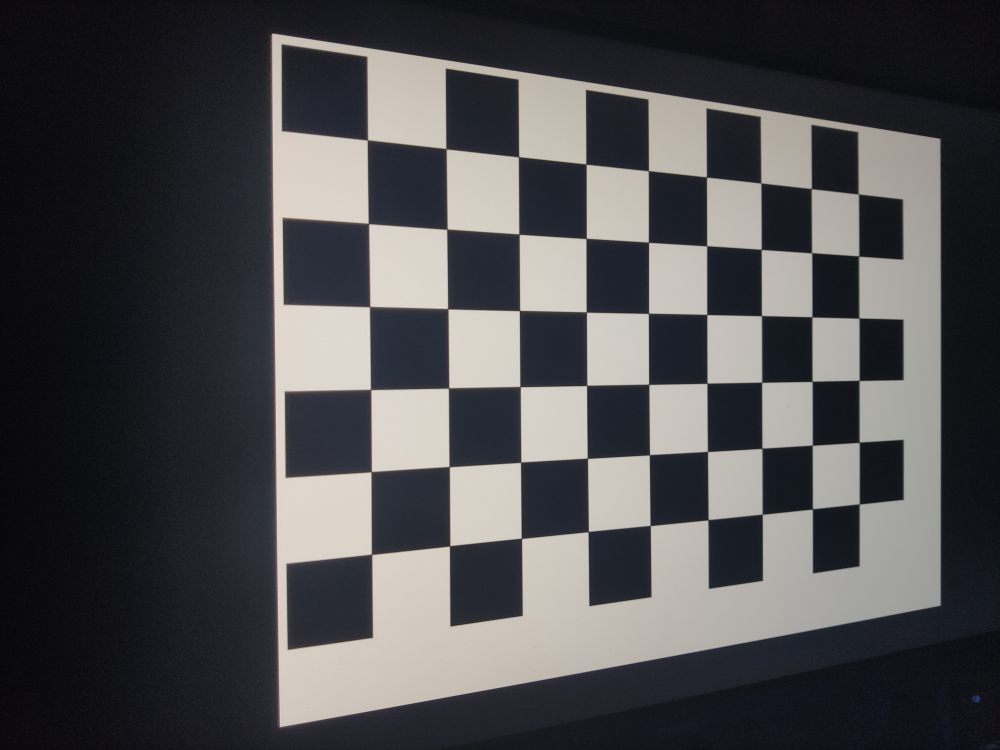
#> input picture lab1/input/chessboard/12MP/IMG_20211015_232742.jpg, 4000 x 3000 px, given in place of 15cm_12MP.jpg, which was not available (shown at 1/4 size)
$ python main.py
#> lines starting #> are read from the running program, lines starting #| are printed output that depends on the picture; pictures that were not available may be replaced by others from this repository, and a replacement may not be noted
import cv2
import matplotlib.pyplot as plt
import numpy as np
import scipy.signal as s
import math
import os

os.system('cls')
# 0. Параметры:
IMG_FILE = os.getcwd().replace('\\', '/') + "/lab1/input/var16/15cm_12MP.jpg"
PIXEL_SIZE_MM = 2 * 0.8 * 10 ** -3
DISTANSE_MM = 150
FOCUS_MM = 4.94
LowPassCore = np.array(
    [
        [1, 1, 1, 1, 1],
        [1, 2, 2, 2, 1],
        [1, 2, 3, 2, 1],
        [1, 2, 2, 2, 1],
        [1, 1, 1, 1, 1]
    ]
)/35
HighPassCore = np.array(
    [
        [-1, -1, -1],
        [-1, 9, -1],
        [-1, -1, -1]
    ]
)

# 1. Считываем файл:
imgi = np.uint8(cv2.imread(IMG_FILE, cv2.IMREAD_GRAYSCALE))
#> imgi: shape (3000, 4000); min 0, max 250, mean 77.5

# 2. Отображаем файл:
fig = plt.figure(-1)
plt.imshow(imgi, cmap='gray', vmin=np.min(0), vmax=np.max(imgi))
plt.draw()
plt.show(block=False)
fig.canvas.draw()
fig.canvas.flush_events()

# lowPassFiltered = np.array(s.convolve2d(imgi, np.flip(
#     LowPassCore), mode='same', boundary='wrap'))
# filtered = np.array(s.convolve2d(lowPassFiltered, np.flip(
#     HighPassCore), mode='same', boundary='wrap'))

# 3. Формируем ядра свертки для поиска углов:
hsize = 7
h = np.array([[1] * hsize] * hsize)
hsize_half = int(np.floor(hsize/2))

tmp = h.copy()
tmp[0:hsize_half+1, hsize_half:] = -1
# tmp[tmp < 0] = -int(abs((255 - np.sum(tmp[tmp > 0]))/np.sum(tmp[tmp < 0])))
# hs.append(tmp/np.sum(np.sum(tmp)))
hs = [tmp]

tmp = h.copy()
tmp[np.tril_indices(hsize)] = -3
tmp[0:, 0:hsize_half] = 1
# tmp[tmp < 0] = -int(abs((255 - np.sum(tmp[tmp > 0]))/np.sum(tmp[tmp < 0])))
# hs.append(tmp/np.sum(np.sum(tmp)))
hs.append(tmp)

tmp = h.copy()
tmp[np.tril_indices(hsize)] = -3
tmp[hsize_half+1:, 0:] = 1
# tmp[tmp < 0] = -int(abs((255 - np.sum(tmp[tmp > 0]))/np.sum(tmp[tmp < 0])))
# hs.append(tmp/np.sum(np.sum(tmp)))
hs.append(tmp)

# 4. Ищем каждый угол:
p = []
for i in range(len(hs)):
    # print(hs[i], '\n')

    # 4.1. Свертка с ядром для угла:
    imgo = np.array(s.convolve2d(imgi, np.flip(
        hs[i]), mode='same', boundary='wrap'))
    # [8 lines of commented-out code are left out]
    p.append(np.unravel_index(imgo.argmax(), imgo.shape))

    # 4.3. Отображаем найденный пиксель:
    plt.text(p[-1][1], p[-1][0], 'o', color="green")
    fig.canvas.draw()
    fig.canvas.flush_events()
#> this loop made 3 passes
#> pass 1, `imgo = np.array(s.convolve2d(imgi, np.flip( hs[i]), mode='same', bound..`:
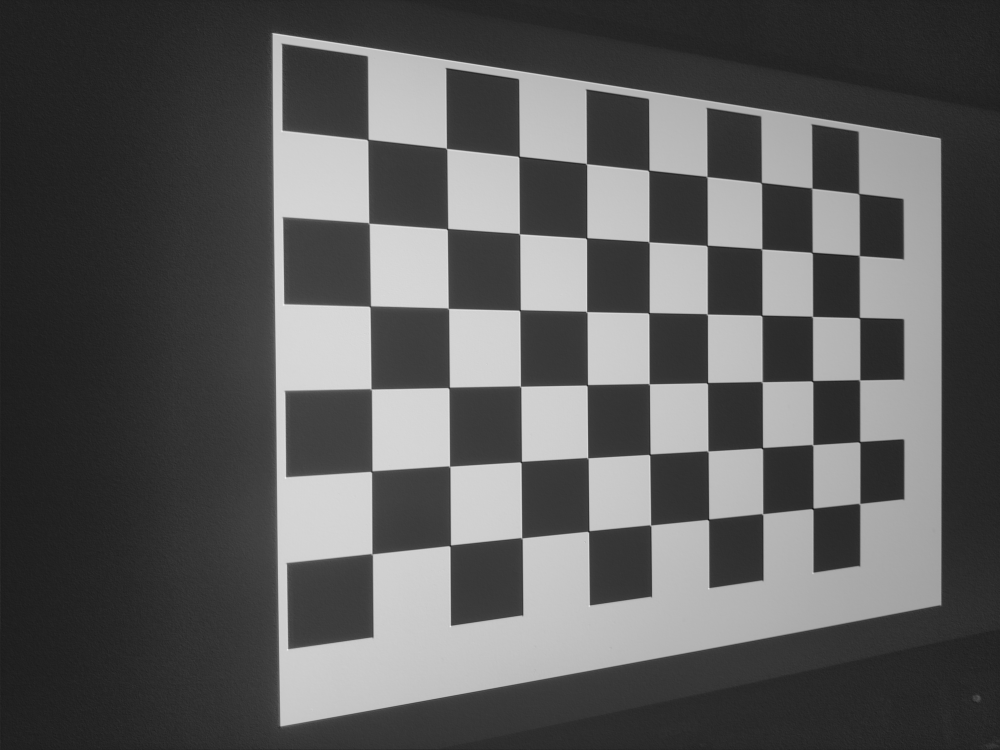
#> imgo: shape (3000, 4000) int64 (shown at 1/4 size); min -451, max 4460, mean 1318.3; drawn with min black and max white
#> pass 2, `imgo = np.array(s.convolve2d(imgi, np.flip( hs[i]), mode='same', bound..`:
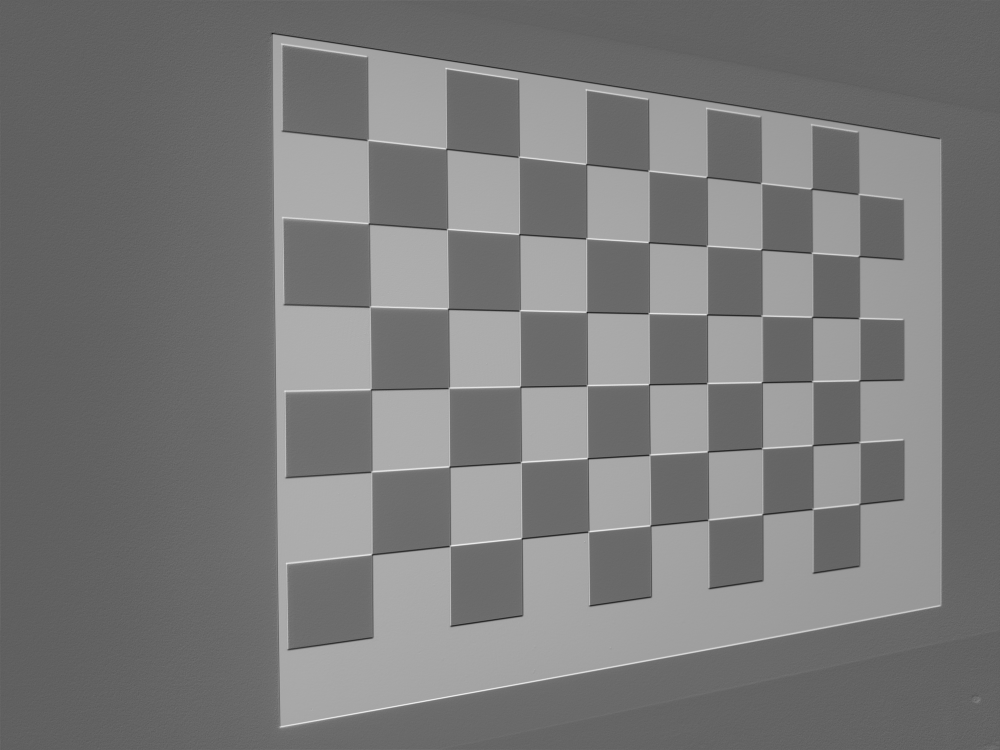
#> imgo: shape (3000, 4000) int64 (shown at 1/4 size); min -2231, max 3908, mean 697.9; drawn with min black and max white
#> pass 3, `imgo = np.array(s.convolve2d(imgi, np.flip( hs[i]), mode='same', bound..`:
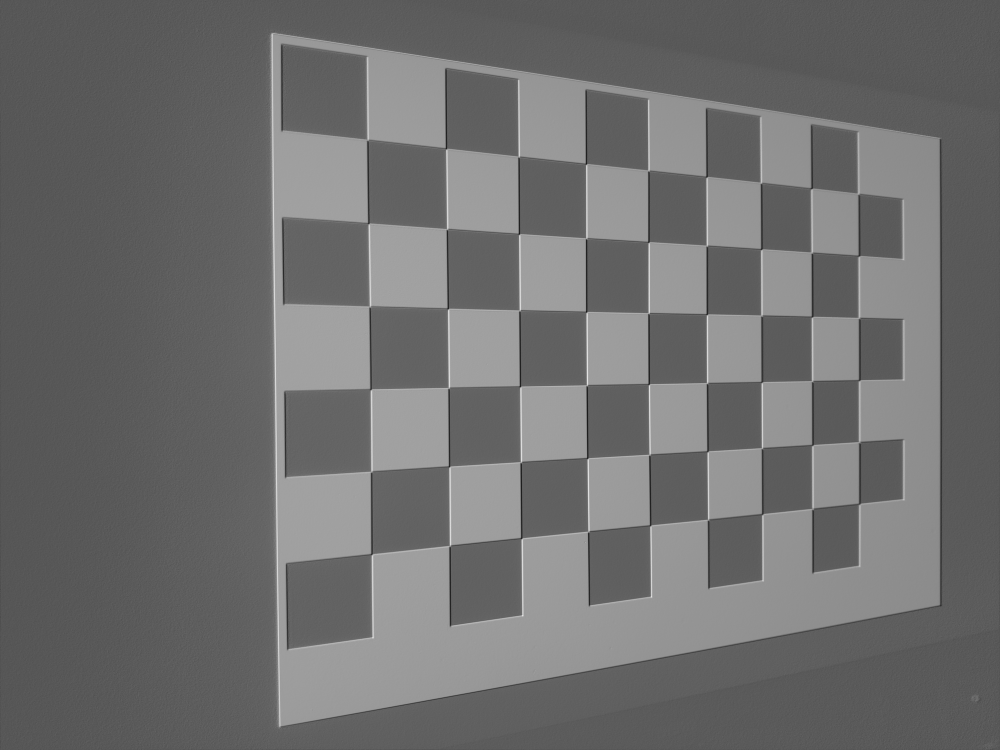
#> imgo: shape (3000, 4000) int64 (shown at 1/4 size); min -2069, max 4271, mean 697.9; drawn with min black and max white
#> after the loop, p = [(1911, 1142), (2791, 1769), (2462, 2091)]

p_bl = p[0]
#> p_bl = (1911, 1142)
p_t = p[1]
#> p_t = (2791, 1769)
p_br = p[2]
#> p_br = (2462, 2091)

# 5. Считаем длину рёбер (расстояние между точками):
length_bl_t = np.sqrt((p_bl[0] - p_t[0])**2 + (p_bl[1] - p_t[1])**2)
#> length_bl_t = 1080.5
length_t_br = np.sqrt((p_t[0] - p_br[0])**2 + (p_t[1] - p_br[1])**2)
#> length_t_br = 460.4
length_bl_br = np.sqrt((p_bl[0] - p_br[0])**2 + (p_bl[1] - p_br[1])**2)
#> length_bl_br = 1097.4

# 6. Считаем периметр:
perimeter = length_bl_t + length_t_br + length_bl_br
#> perimeter = 2638.2
perimeter_mm = (perimeter * PIXEL_SIZE_MM) * DISTANSE_MM / FOCUS_MM
#> perimeter_mm = 128.2

# 7. Длина ребер в мм:
length_bl_t_mm = (length_bl_t * PIXEL_SIZE_MM) * DISTANSE_MM / FOCUS_MM
#> length_bl_t_mm = 52.5
length_t_br_mm = (length_t_br * PIXEL_SIZE_MM) * DISTANSE_MM / FOCUS_MM
#> length_t_br_mm = 22.37
length_bl_br_mm = (length_bl_br * PIXEL_SIZE_MM) * DISTANSE_MM / FOCUS_MM
#> length_bl_br_mm = 53.31

# 8. Угловые размеры фигуры:
AngleY = math.atan((p_t[0] - p_br[0]) *
                   PIXEL_SIZE_MM / FOCUS_MM) * 180 / math.pi
#> AngleY = 6.08
AngleX = math.atan((p_br[1] - p_t[1]) *
                   PIXEL_SIZE_MM / FOCUS_MM) * 180 / math.pi
#> AngleX = 5.95

# 9. Площадь фигуры

area = length_bl_t_mm * length_bl_br_mm / 2
#> area = 1399.3

# 10. Выводим результаты в консоль:
print("Perimeter length = %d pixs (%0.2f mm)" % (perimeter, perimeter_mm))
#| Perimeter length = 2638 pixs (128.17 mm)
print("L0 = %d pixs (%0.2f mm)" % (length_bl_t, length_bl_t_mm))
#| L0 = 1080 pixs (52.50 mm)
print("L1 = %d pixs (%0.2f mm)" % (length_t_br, length_t_br_mm))
#| L1 = 460 pixs (22.37 mm)
print("L2 = %d pixs (%0.2f mm)" % (length_bl_br, length_bl_br_mm))
#| L2 = 1097 pixs (53.31 mm)
print("Area = %0.2f mm^2" % area)
#| Area = 1399.34 mm^2
print("AngleY = %0.2f °" % AngleY)
#| AngleY = 6.08 °
print("AngleX = %0.2f °" % AngleX)
#| AngleX = 5.95 °
input("Press ENTER...")
